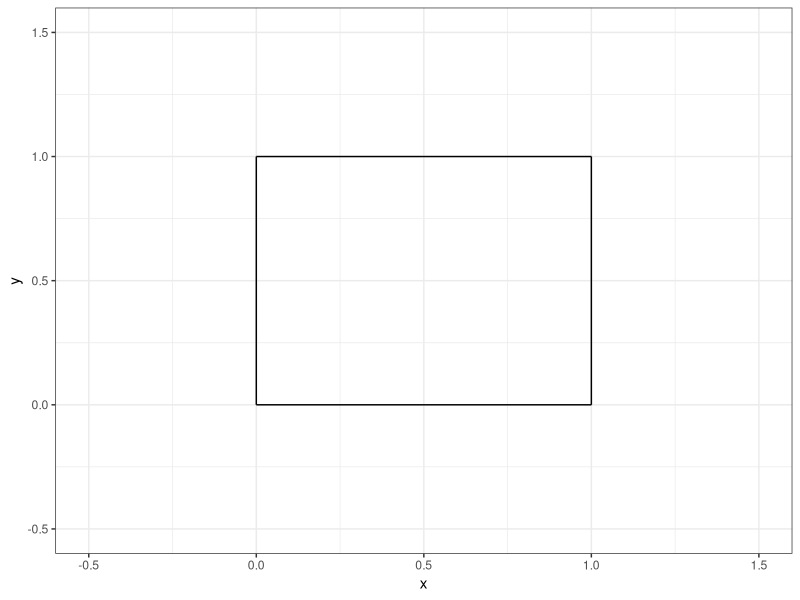
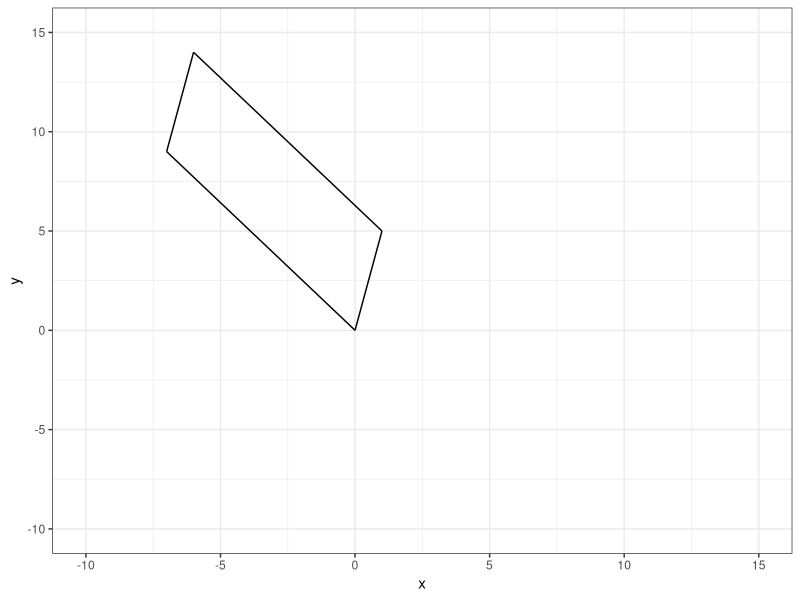
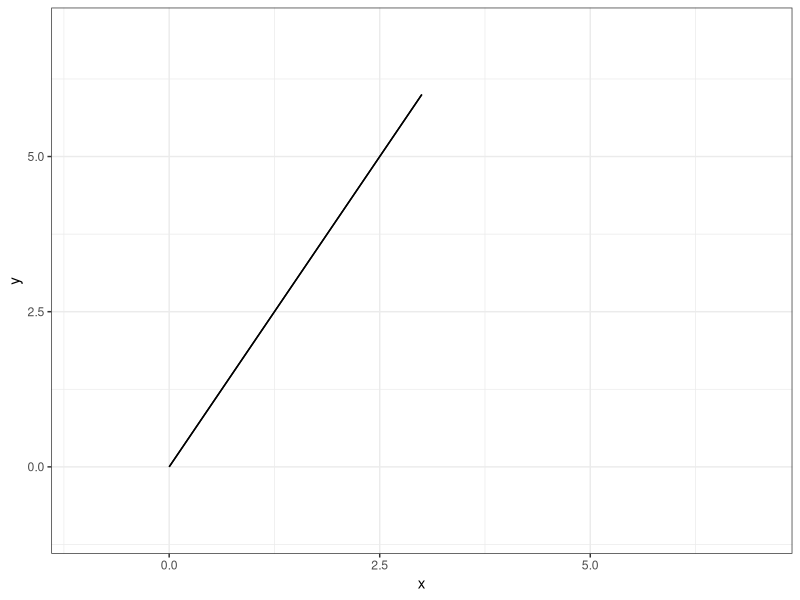
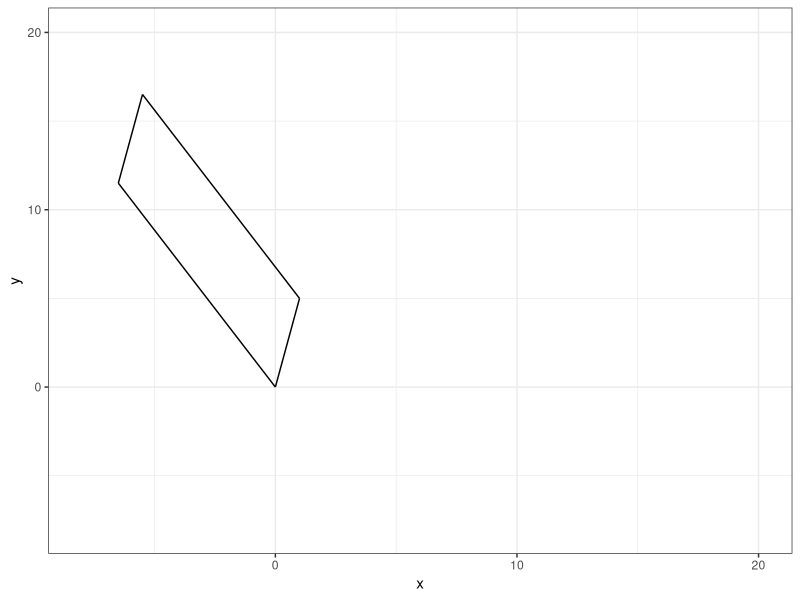
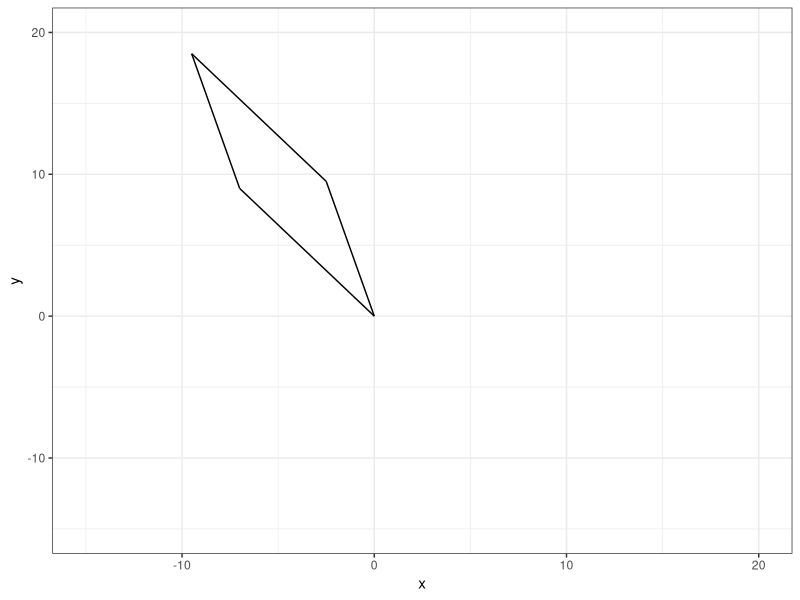
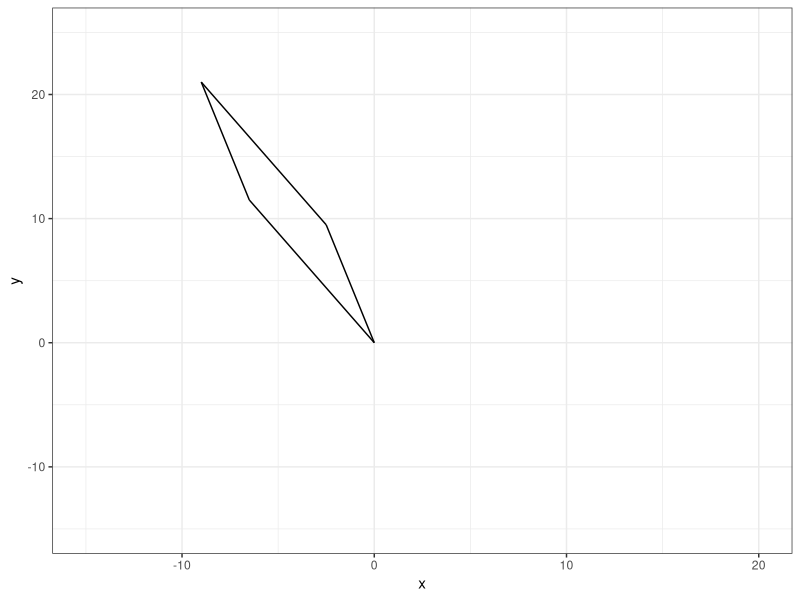
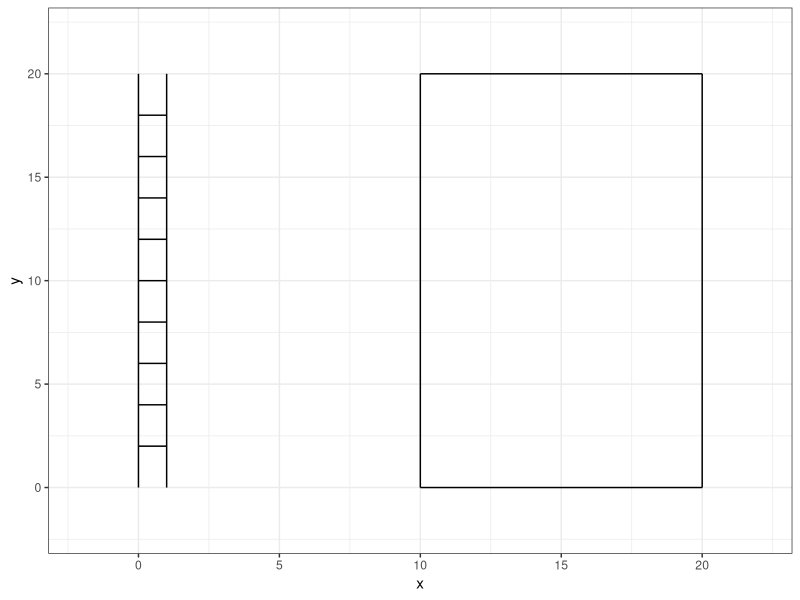
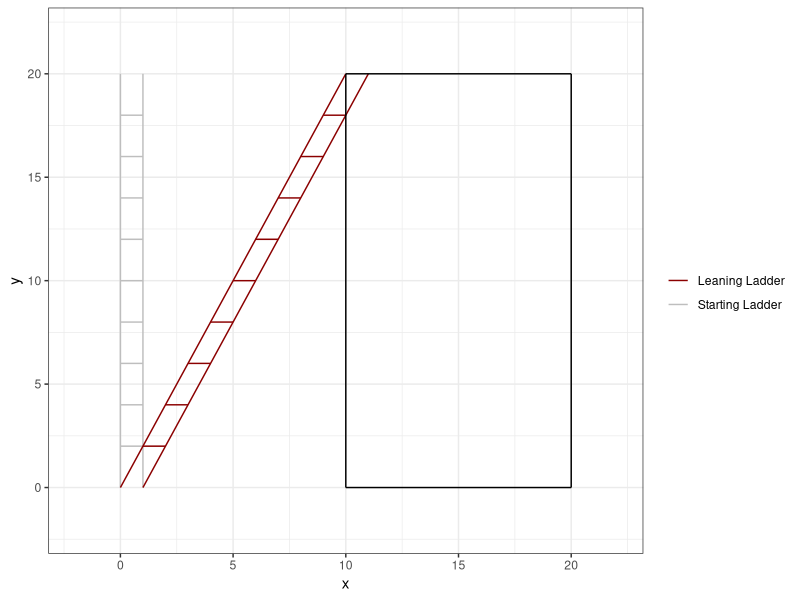

Generate these figures, in order, with R:
## ---- chunk 1
#| echo: false

default_chunk_hook  <- knitr::knit_hooks$get("chunk")

latex_font_size <- c("Huge", "huge", "LARGE", "Large", 
                     "large", "normalsize", "small", 
                     "footnotesize", "scriptsize", "tiny")

knitr::knit_hooks$set(chunk = function(x, options) {
  x <- default_chunk_hook(x, options)
  if(options$size %in% latex_font_size) {
    paste0("\n \\", options$size, "\n\n", 
      x, 
      "\n\n \\normalsize"
    )
  } else {
    x
  }
})

## ---- chunk 2
#| label: load-packages
#| include: false
library(tidyverse)
## ---- chunk 3
#| label: fig-unitsquare
#| fig-cap: "The unit square."
#| fig-width: 3
#| fig-height: 3
#| scale: "80%"
#| fig-align: "center"
#| size: "scriptsize"
p0 <- c(0, 0)
p1 <- c(1, 0)
p2 <- c(1, 1)
p3 <- c(0, 1)
ggplot() +
  geom_segment(aes(x = p0[1], y = p0[2], xend = p1[1], yend = p1[2])) +
  geom_segment(aes(x = p1[1], y = p1[2], xend = p2[1], yend = p2[2])) +
  geom_segment(aes(x = p2[1], y = p2[2], xend = p3[1], yend = p3[2])) +
  geom_segment(aes(x = p3[1], y = p3[2], xend = p0[1], yend = p0[2])) +
  theme_bw() +
  xlim(-0.5, 1.5) +
  ylim(-0.5, 1.5) +
  labs(x = "x", y = "y")
## ---- chunk 4
#| size: "scriptsize"
#| code-fold: FALSE
(M = diag(2))
## ---- chunk 5
#| size: "scriptsize"
#| code-fold: FALSE
(A = matrix(c(1,-7,5,9),2,2,T))
## ---- chunk 6
#| size: "scriptsize"
#| code-fold: FALSE
(T = A %*% M)
## ---- chunk 7
#| size: "scriptsize"
#| code-fold: FALSE
(basis_vector_1 = T[,1])
(basis_vector_2 = T[,2])
## ---- chunk 8
#| size: "scriptsize"
#| code-fold: FALSE
(p_0 = c(0,0))
(p_1 = basis_vector_1)
(p_2 = basis_vector_1 + basis_vector_2)
(p_3 = basis_vector_2)
## ---- chunk 9
#| label: fig-unitsquare-T
#| fig-cap: "The T square."
#| fig-width: 3
#| fig-height: 3
#| scale: "80%"
#| fig-align: "center"
#| size: "scriptsize"
ggplot() +
  geom_segment(aes(x = p_0[1], xend = p_1[1],
                   y= p_0[2], yend = p_1[2]))+
  geom_segment(aes(x = p_1[1], xend = p_2[1],
                   y= p_1[2], yend = p_2[2]))+
  geom_segment(aes(x = p_2[1], xend = p_3[1],
                   y= p_2[2], yend = p_3[2]))+
  geom_segment(aes(x = p_3[1], xend = p_0[1],
                   y= p_3[2], yend = p_0[2])) +
  theme_bw() + 
  xlim(-10, 15)+
  ylim(-10, 15)+
  labs(x = "x", 
       y = "y")
## ---- chunk 10
#| size: "scriptsize"
#| code-fold: FALSE
(determinant_A = det(A))
## ---- chunk 11
#| size: "scriptsize"
#| code-fold: FALSE
(A = matrix(c(1,2,2,4),2,2,T))
## ---- chunk 12
#| size: "scriptsize"
#| code-fold: FALSE
(T = A %*% M)
## ---- chunk 13
#| size: "scriptsize"
#| code-fold: FALSE
(basis_vector_1 = T[,1])
(basis_vector_2 = T[,2])
## ---- chunk 14
#| size: "scriptsize"
#| code-fold: FALSE
(p_0 = c(0,0))
(p_1 = basis_vector_1)
(p_2 = basis_vector_1 + basis_vector_2)
(p_3 = basis_vector_2)
## ---- chunk 15
#| label: fig-unitsquare-T-2
#| fig-cap: "The T-2 square."
#| fig-width: 3
#| fig-height: 3
#| scale: "80%"
#| fig-align: "center"
#| size: "scriptsize"
ggplot() +
  geom_segment(aes(x = p_0[1], xend = p_1[1],
                   y= p_0[2], yend = p_1[2]))+
  geom_segment(aes(x = p_1[1], xend = p_2[1],
                   y= p_1[2], yend = p_2[2]))+
  geom_segment(aes(x = p_2[1], xend = p_3[1],
                   y= p_2[2], yend = p_3[2]))+
  geom_segment(aes(x = p_3[1], xend = p_0[1],
                   y= p_3[2], yend = p_0[2])) +
  theme_bw() + 
  xlim(-1, 7)+
  ylim(-1, 7)+
  labs(x = "x", 
       y = "y")
## ---- chunk 16
#| size: "scriptsize"
#| code-fold: FALSE
(determinant_A = det(A))
## ---- chunk 17
#| size: "scriptsize"
#| code-fold: FALSE
(k = 0.5)
(M = matrix(c(1,k,0,1),2,2,T))
(A = matrix(c(1,-7,5,9),2,2,T))

(T = A %*% M)

(basis_vector_1 = T[,1])
(basis_vector_2 = T[,2])

(p_0 = c(0,0))
(p_1 = basis_vector_1)
(p_2 = basis_vector_1 + basis_vector_2)
(p_3 = basis_vector_2)
## ---- chunk 18
#| label: fig-unitsquare-T-3
#| fig-cap: "The T-3 square."
#| fig-width: 3
#| fig-height: 3
#| scale: "80%"
#| fig-align: "center"
#| size: "scriptsize"
ggplot() +
  geom_segment(aes(x = p_0[1], xend = p_1[1],
                   y= p_0[2], yend = p_1[2]))+
  geom_segment(aes(x = p_1[1], xend = p_2[1],
                   y= p_1[2], yend = p_2[2]))+
  geom_segment(aes(x = p_2[1], xend = p_3[1],
                   y= p_2[2], yend = p_3[2]))+
  geom_segment(aes(x = p_3[1], xend = p_0[1],
                   y= p_3[2], yend = p_0[2])) +
  theme_bw() + 
  xlim(-8, 20)+
  ylim(-8, 20)+
  labs(x = "x", 
       y = "y")
## ---- chunk 19
#| size: "scriptsize"
#| code-fold: FALSE
(determinant_A = det(A))
## ---- chunk 20
#| size: "scriptsize"
#| code-fold: FALSE
(k = 0.5)
(M = matrix(c(1,0,k,1),2,2,T))

(T = A %*% M)

(basis_vector_1 = T[,1])
(basis_vector_2 = T[,2])

(p_0 = c(0,0))
(p_1 = basis_vector_1)
(p_2 = basis_vector_1 + basis_vector_2)
(p_3 = basis_vector_2)
## ---- chunk 21
#| label: fig-unitsquare-T-4
#| fig-cap: "The T-4 square."
#| fig-width: 3
#| fig-height: 3
#| scale: "80%"
#| fig-align: "center"
#| size: "scriptsize"
ggplot() +
  geom_segment(aes(x = p_0[1], xend = p_1[1],
                   y= p_0[2], yend = p_1[2]))+
  geom_segment(aes(x = p_1[1], xend = p_2[1],
                   y= p_1[2], yend = p_2[2]))+
  geom_segment(aes(x = p_2[1], xend = p_3[1],
                   y= p_2[2], yend = p_3[2]))+
  geom_segment(aes(x = p_3[1], xend = p_0[1],
                   y= p_3[2], yend = p_0[2])) +
  theme_bw() + 
  xlim(-15, 20)+
  ylim(-15, 20)+
  labs(x = "x", 
       y = "y")
## ---- chunk 22
#| size: "scriptsize"
#| code-fold: FALSE
(determinant_A = det(A))
## ---- chunk 23
#| size: "scriptsize"
#| code-fold: FALSE
(k = 0.5)
(M = matrix(c(1,k,k,1),2,2,T))

(T = A %*% M)

(basis_vector_1 = T[,1])
(basis_vector_2 = T[,2])

(p_0 = c(0,0))
(p_1 = basis_vector_1)
(p_2 = basis_vector_1 + basis_vector_2)
(p_3 = basis_vector_2)
## ---- chunk 24
#| label: fig-unitsquare-T-5
#| fig-cap: "The T-5 square."
#| fig-width: 3
#| fig-height: 3
#| scale: "80%"
#| fig-align: "center"
#| size: "scriptsize"
ggplot() +
  geom_segment(aes(x = p_0[1], xend = p_1[1],
                   y= p_0[2], yend = p_1[2]))+
  geom_segment(aes(x = p_1[1], xend = p_2[1],
                   y= p_1[2], yend = p_2[2]))+
  geom_segment(aes(x = p_2[1], xend = p_3[1],
                   y= p_2[2], yend = p_3[2]))+
  geom_segment(aes(x = p_3[1], xend = p_0[1],
                   y= p_3[2], yend = p_0[2])) +
  theme_bw() + 
  xlim(-15, 20)+
  ylim(-15, 25)+
  labs(x = "x", 
       y = "y")
## ---- chunk 25
#| size: "scriptsize"
#| code-fold: FALSE
(determinant_A = det(A))
## ---- chunk 26
#| size: "scriptsize"
#| code-fold: FALSE
(ladder = data.frame(x=c(0,0,1,1,0,1,0,1,0,1,0,1,0,1,0,1,0,1,0,1,0,1),y=c(0,20,0,20,2,2,4,4,6,6,8,8,10,10,12,12,14,14,16,16,18,18),group=c(1,1,2,2,3,3,4,4,5,5,6,6,7,7,8,8,9,9,10,10,11,11)))
## ---- chunk 27
#| label: fig-ladder
#| fig-cap: "A ladder."
#| fig-width: 3
#| fig-height: 3
#| scale: "80%"
#| fig-align: "center"
#| size: "scriptsize"
ggplot() +
  geom_path(data = ladder, 
              aes(x = x, y = y, group = group)) +
                  geom_segment(aes(x = 10, xend = 10,
                   y=0, yend = 20))+
  geom_segment(aes(x = 10, xend = 20,
                   y=20, yend = 20))+
  geom_segment(aes(x = 20, xend = 20,
                   y=0, yend = 20))+
  geom_segment(aes(x = 10, xend = 20,
                   y=0, yend = 0)) +
  theme_bw() +
  xlim(-2,22) +
  ylim(-2,22)
## ---- chunk 28
#| size: "scriptsize"
#| code-fold: FALSE
(A = as.matrix(ladder[, c(1,2)]))
(M_h = matrix(c(1,0,k,1),2,2,T))
(T = A %*% M_h)
## ---- chunk 29
#| size: "scriptsize"
#| code-fold: FALSE
(leaning.ladder = data.frame(x = T[,1], y = T[,2], group=c(1,1,2,2,3,3,4,4,5,5,6,6,7,7,8,8,9,9,10,10,11,11)))
## ---- chunk 30
#| label: fig-ladder2
#| fig-cap: "A ladder and a leaning ladder."
#| fig-width: 3
#| fig-height: 3
#| scale: "80%"
#| fig-align: "center"
#| size: "scriptsize"
ggplot() +
  geom_path(data = ladder, 
              aes(x = x, y = y, group = group, color = "Starting Ladder")) +
  geom_path(data = leaning.ladder, 
              aes(x = x, y = y, group = group, color = "Leaning Ladder")) +
  geom_segment(aes(x = 10, xend = 10,
                   y=0, yend = 20))+
  geom_segment(aes(x = 10, xend = 20,
                   y=20, yend = 20))+
  geom_segment(aes(x = 20, xend = 20,
                   y=0, yend = 20))+
  geom_segment(aes(x = 10, xend = 20,
                   y=0, yend = 0)) +
  theme_bw() +
  xlim(-2,22) +
  ylim(-2,22) +
  scale_color_manual("", values=c("darkred", "grey"))
